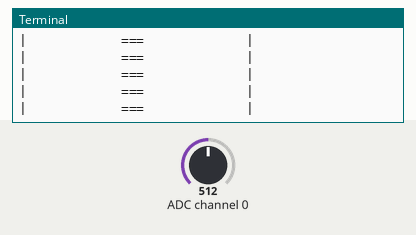
Simulated run of this program. Board: Raspberry Pi (BCM pin numbers). On the bench: the last lines printed to the terminal. The test bench sets the inputs (shaded band); at power-on: ADC channel 0 = 512 (analog values on the 0–1023 scale).

Above: at 1.2 s.
1.3 s: ADC channel 0 set to 716
At 1.42 s:
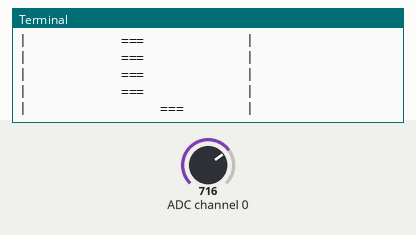
2.9 s: ADC channel 0 set to 900
At 3.03 s:
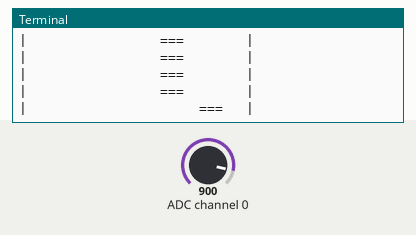
4.5 s: ADC channel 0 set to 1023
At 4.64 s:
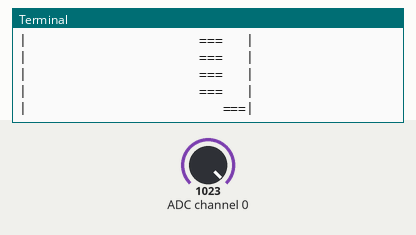
6.1 s: ADC channel 0 set to 306
At 6.25 s:
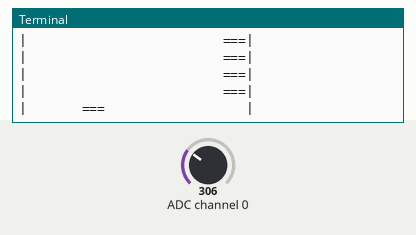
7.7 s: ADC channel 0 set to 122
At 7.87 s:
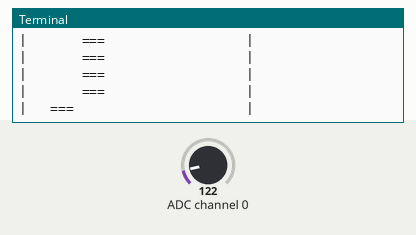
9.3 s: ADC channel 0 set to 0
At 9.48 s:
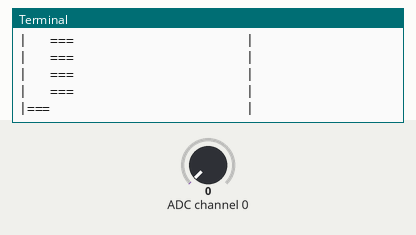

Measured:
- after the input at 1.3 s, the terminal: prints a new line after 0.11 s (image 1)
- after the input at 2.9 s, the terminal: prints a new line after 0.12 s (image 2)
- after the input at 4.5 s, the terminal: prints a new line after 0.14 s (image 3)
- after the input at 6.1 s, the terminal: prints a new line after 0.15 s (image 4)
- after the input at 7.7 s, the terminal: prints a new line after 0.16 s (image 5)
- after the input at 9.3 s, the terminal: prints a new line after 0.17 s (image 6)

The program:

prob2_alt.py
```python
import smbus
from time import sleep

mybus = smbus.SMBus(1)

while True:
    mybus.write_byte(0x4b, 0x84)
    sleep(0.1)
    to_print = mybus.read_byte(0x4b)
    space = int(to_print/10)
    other_side = int(25-space)
    print('|'+' '*space+"==="+' '*other_side+'|')
```
